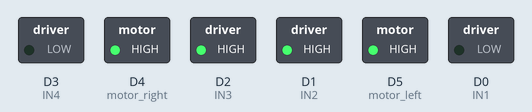
Simulated run of this sketch. Board: ESP8266 (NodeMCU). Shown: switched loads named in the sketch (green lamp = pin HIGH).

Above: at 0.2 s.
At 0.7 s:
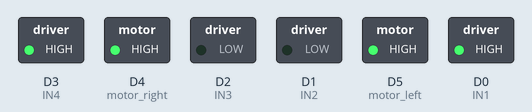
At 2.7 s:
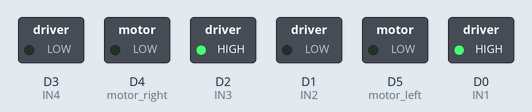
Timing chart, 0 to 3.5 s (numbered marks = the images above):
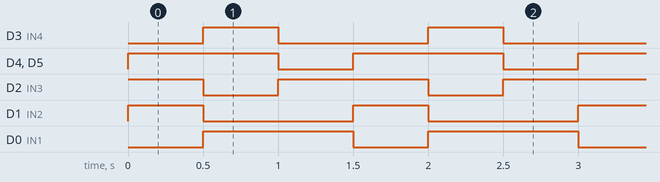

Measured:
- by itself, D3 (IN4), D1 (IN2): alternates HIGH for 0.50 s and LOW for 1.0 s
- by itself, D4 (motor_right), D5 (motor_left), D0 (IN1): alternates HIGH for 1.0 s and LOW for 0.50 s
- by itself, D2 (IN3): repeats every 1.5 s: LOW 0.50 s, HIGH 1.0 s

The sketch:

move_v2.ino
```cpp
//motor control value
int motor_left = D5;
int IN3 = D2;
int IN4 = D3;

int motor_right = D4;
int IN1 = D0;
int IN2 = D1;

//motor function
void motor(int left,int right){
  //left
  if(left >= 0){
    digitalWrite(IN3,HIGH);
    digitalWrite(IN4,LOW);
  }
  else{
    digitalWrite(IN3,LOW);
    digitalWrite(IN4,HIGH);
    left = -left;
  }
  analogWrite(motor_left,left);

  //right
  if(right >= 0){
    digitalWrite(IN1,HIGH);
    digitalWrite(IN2,LOW);
  }
  else{
    digitalWrite(IN1,LOW);
    digitalWrite(IN2,HIGH);
    right = -right;
  }
  analogWrite(motor_right,right);
}

//setup
void setup() {
  //motor
  pinMode(IN1, OUTPUT);
  pinMode(IN2, OUTPUT);
  pinMode(IN3, OUTPUT);
  pinMode(IN4, OUTPUT);
  pinMode(motor_left,OUTPUT);
  pinMode(motor_right,OUTPUT);
  Serial.begin(9600);
}

void loop() {
  motor(500,-500);delay(500);
  motor(-500,500);delay(500);
  motor(0,0);delay(500);
}
```
